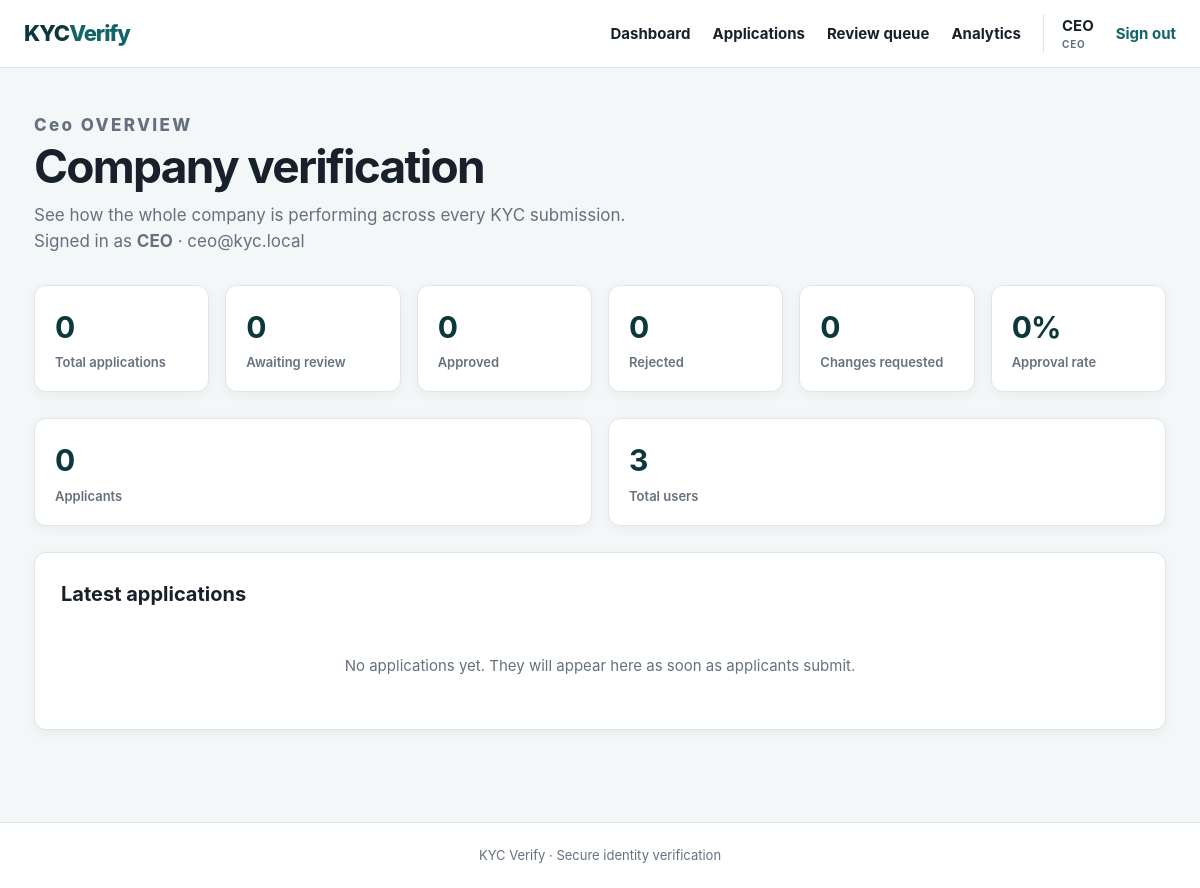
Page /?page=dashboard (signed in) on the earlier database version.
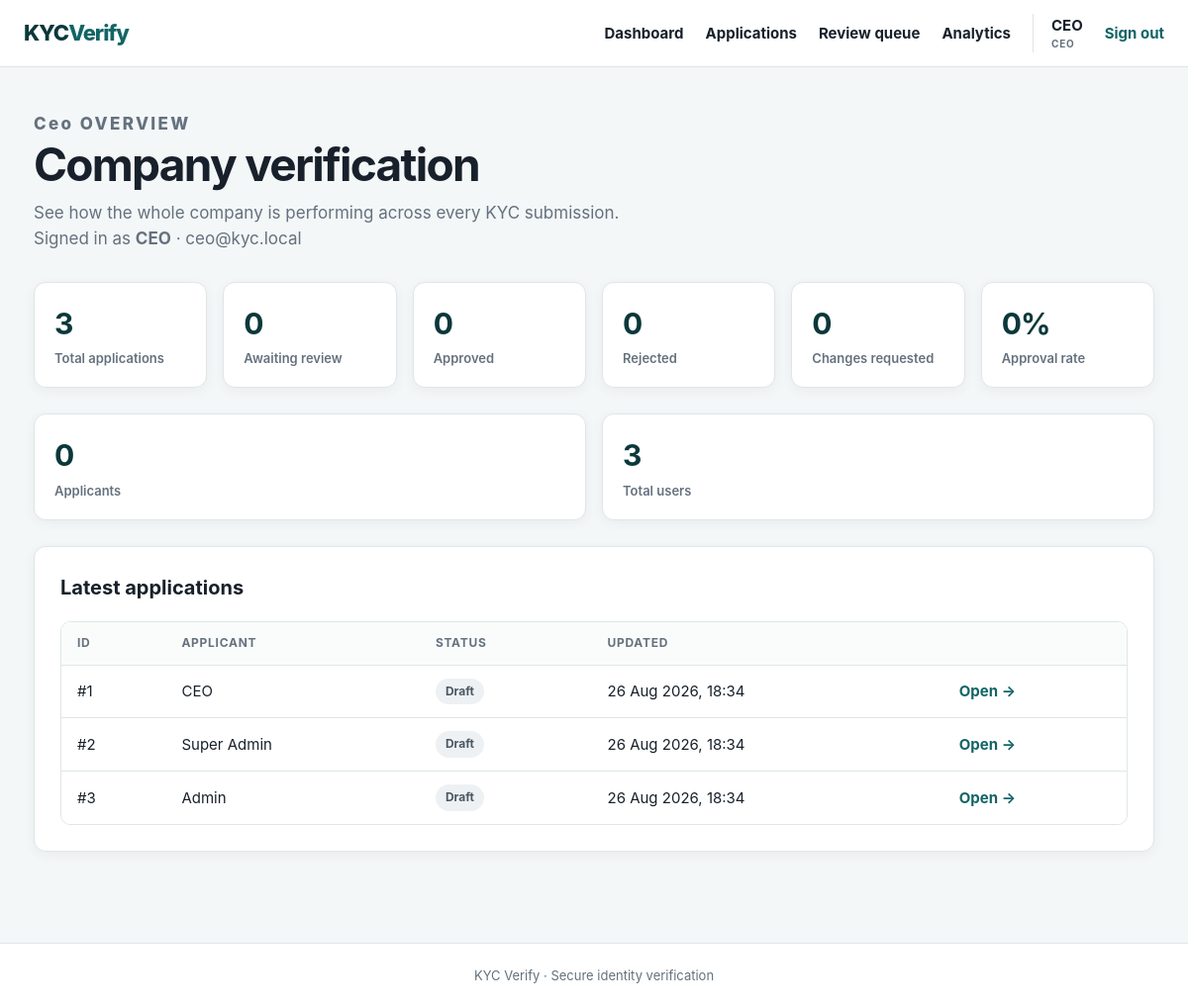
Same page on the later database version.
### tables this page shows
CREATE TABLE applications (
    id INT UNSIGNED AUTO_INCREMENT PRIMARY KEY,
    applicant_id INT UNSIGNED NOT NULL,
    reviewer_id INT UNSIGNED NULL,
    status ENUM(
        'DRAFT',
        'SUBMITTED',
        'UNDER_REVIEW',
        'APPROVED',
        'REJECTED',
        'RESUBMISSION_REQUESTED'
    ) NOT NULL DEFAULT 'DRAFT',
    full_name VARCHAR(160) NULL,
    date_of_birth DATE NULL,
    nationality VARCHAR(100) NULL,
    id_type VARCHAR(60) NULL,
    id_number VARCHAR(100) NULL,
    id_expiry DATE NULL,
    issuing_country VARCHAR(100) NULL,
    review_notes TEXT NULL,
    reviewed_at DATETIME NULL,
    created_at TIMESTAMP NOT NULL DEFAULT CURRENT_TIMESTAMP,
    updated_at TIMESTAMP NOT NULL DEFAULT CURRENT_TIMESTAMP ON UPDATE CURRENT_TIMESTAMP,
    CONSTRAINT fk_applicant FOREIGN KEY (applicant_id) REFERENCES users (id) ON DELETE CASCADE,
    CONSTRAINT fk_reviewer FOREIGN KEY (reviewer_id) REFERENCES users (id) ON DELETE SET NULL,
    INDEX idx_status (status)
);

CREATE TABLE users (
    id INT UNSIGNED AUTO_INCREMENT PRIMARY KEY,
    username VARCHAR(120) NOT NULL,
    email VARCHAR(190) NOT NULL UNIQUE,
    password_hash VARCHAR(255) NOT NULL,
    created_at TIMESTAMP NOT NULL DEFAULT CURRENT_TIMESTAMP
);

### index.php (called while the page is built, shortened)
<?php
require_once __DIR__ . '/functions.php';
require_once __DIR__ . '/auth.php';
require_once __DIR__ . '/layout.php';
$u    = user();
$page = $_GET['page'] ?? ($u ? 'dashboard' : 'login');
require __DIR__ . '/pages/' . $page . '.php';

### auth.php (called while the page is built, shortened)
<?php
function user(): ?array
{
    return $_SESSION['user'] ?? null;
}
function is_staff(): bool
{
    $u = user();
    return $u !== null && in_array($u['role'], STAFF_ROLES, true);
}
function role_label(string $role): string
{
    return ucwords(strtolower(str_replace('_', ' ', $role)));
}

### database.php (called while the page is built, shortened)
<?php
function db(): PDO {
    static $pdo = null;
    if ($pdo === null) {
        $pdo = new PDO('mysql:host=' . DB_HOST . ';dbname=' . DB_NAME . ';charset=utf8mb4', DB_USER, DB_PASS, [
            PDO::ATTR_ERRMODE => PDO::ERRMODE_EXCEPTION,
            PDO::ATTR_DEFAULT_FETCH_MODE => PDO::FETCH_ASSOC,
            PDO::ATTR_EMULATE_PREPARES => false,
        ]);
    }
    return $pdo;
}

### pages/dashboard.php (the view, shortened to what this page needs)
<?php
$u = require_login();
    ?>
    <?php
header_html(role_label($u['role']) . ' Dashboard');
$totalApps     = (int) db()->query('SELECT COUNT(*) FROM applications')->fetchColumn();
$pendingApps   = (int) db()->query("SELECT COUNT(*) FROM applications WHERE status IN ('SUBMITTED','UNDER_REVIEW')")->fetchColumn();
$approvedApps  = (int) db()->query("SELECT COUNT(*) FROM applications WHERE status = 'APPROVED'")->fetchColumn();
$rejectedApps  = (int) db()->query("SELECT COUNT(*) FROM applications WHERE status = 'REJECTED'")->fetchColumn();
$resubmits     = (int) db()->query("SELECT COUNT(*) FROM applications WHERE status = 'RESUBMISSION_REQUESTED'")->fetchColumn();
$userCount     = (int) db()->query('SELECT COUNT(*) FROM users')->fetchColumn();
$applicantCount = (int) db()->query("SELECT COUNT(*) FROM user_roles WHERE role = 'APPLICANT'")->fetchColumn();
$approvalRate  = $totalApps > 0 ? round($approvedApps / $totalApps * 100) : 0;
?>
<div class="hero">
    <div>
        <p class="eyebrow"><?= e(role_label($u['role'])) ?> OVERVIEW</p>
        <h1><?= e($u['role'] === 'CEO' ? 'Company verification' : 'Review workspace') ?></h1>
        <p>
            <?= $u['role'] === 'CEO'
                ? 'See how the whole company is performing across every KYC submission.'
                : ($u['role'] === 'SUPER_ADMIN'
                    ? 'Review applications and manage every user account and role on the platform.'
                    : 'Review applications awaiting a decision and keep the queue moving.') ?>
        </p>
        <p class="muted">Signed in as <strong><?= e($u['username']) ?></strong> · <?= e($u['email']) ?></p>
    </div>
</div>
<div class="stats">
    <div class="stat"><strong><?= $totalApps ?></strong><span>Total applications</span></div>
    <div class="stat"><strong><?= $pendingApps ?></strong><span>Awaiting review</span></div>
    <div class="stat"><strong><?= $approvedApps ?></strong><span>Approved</span></div>
    <div class="stat"><strong><?= $rejectedApps ?></strong><span>Rejected</span></div>
    <div class="stat"><strong><?= $resubmits ?></strong><span>Changes requested</span></div>
    <?php if ($u['role'] !== 'ADMIN'): ?>
        <div class="stat"><strong><?= $approvalRate ?>%</strong><span>Approval rate</span></div>
    <?php endif; ?>
</div>
<?php if ($u['role'] === 'CEO'): ?>
    <div class="stats">
        <div class="stat"><strong><?= $applicantCount ?></strong><span>Applicants</span></div>
        <div class="stat"><strong><?= $userCount ?></strong><span>Total users</span></div>
    </div>
<?php endif; ?>
<section class="card">
    <h2>Latest applications</h2>
    <?php
    $s = db()->query('SELECT a.id, a.status, a.updated_at, u.username applicant_name
                      FROM applications a JOIN users u ON u.id = a.applicant_id
                      ORDER BY a.updated_at DESC LIMIT 8');
    $recent = $s->fetchAll();
    if (!$recent): ?>
        <p class="empty">No applications yet. They will appear here as soon as applicants submit.</p>
    <?php else: ?>
        <div class="table-wrap">
            <table>
                <thead><tr><th>ID</th><th>Applicant</th><th>Status</th><th>Updated</th><th></th></tr></thead>
                <tbody>
                <?php foreach ($recent as $a): ?>
                    <tr>
                        <td>#<?= $a['id'] ?></td>
                        <td><?= e($a['applicant_name']) ?></td>
                        <td><?= badge($a['status']) ?></td>
                        <td><?= e(date('d M Y, H:i', strtotime($a['updated_at']))) ?></td>
                        <td><a href="?page=application&id=<?= $a['id'] ?>">Open →</a></td>
                    </tr>
                <?php endforeach; ?>
                </tbody>
            </table>
        </div>
    <?php endif; ?>
</section>
<?php
footer_html();

### layout.php (shortened to what this page needs)
<?php
function header_html(string $title): void
{
    $u = user();
    $nav = [];
    if ($u) {
        $nav[] = ['dashboard', 'Dashboard'];
        $nav[] = ['applications', 'Applications'];
        if (is_staff()) {
            $nav[] = ['review', 'Review queue'];
        }
        if ($u['role'] === 'CEO') {
            $nav[] = ['ceo', 'Analytics'];
        }
    }
    ?>
<!doctype html>
<html lang="en">
<head>
    <link rel="stylesheet" href="assets/style.css">
</head>
<body>
<header>
    <a class="brand" href="?page=dashboard">KYC<span>Verify</span></a>
    <?php if ($u): ?>
        <nav>
            <?php foreach ($nav as [$href, $label]): ?>
                <a href="?page=<?= $href ?>"><?= e($label) ?></a>
            <?php endforeach; ?>
            <span class="user">
                <?= e($u['username']) ?>
                <small><?= e(role_label($u['role'])) ?></small>
            </span>
            <form method="post" class="inline">
                <button class="link" name="action" value="logout">Sign out</button>
            </form>
        </nav>
    <?php endif; ?>
</header>
<main>
<?php
}
function footer_html(): void
{
    ?>
</main>
<footer><?= APP_NAME ?> · Secure identity verification</footer>
</body>
</html>
<?php
}

### functions.php (shortened to what this page needs)
<?php
require_once __DIR__ . '/database.php';
function e(?string $value): string
{
    return htmlspecialchars((string) $value, ENT_QUOTES, 'UTF-8');
}
function status_class(string $status): string
{
    return strtolower(str_replace('_', '-', $status));
}
function format_status(string $status): string
{
    return ucwords(strtolower(str_replace('_', ' ', $status)));
}
function badge(string $status): string
{
    return '<span class="badge badge-' . status_class($status) . '">' . e(format_status($status)) . '</span>';
}

### assets/style.css (style rules this page uses)
:root { --ink: #18212b; --muted: #65717e; --line: #dfe5e9; --paper: #ffffff; --bg: #f4f7f8; --brand: #126466; --brand-dark: #0b383b; --brand-soft: #e3f0f0; --success: #1d7a4f; --success-bg: #e6f4ec; --danger: #b53d3d; --danger-bg: #fbeaea; --warn: #9d6510; --warn-bg: #fdf6e7; --info: #245a9d; --info-bg: #e9f0fa; --radius: 12px; --shadow: 0 3px 12px rgba(28, 63, 73, 0.06); }
* { box-sizing: border-box; }
body { margin: 0; background: var(--bg); color: var(--ink); font: 15px/1.55 Inter, system-ui, -apple-system, BlinkMacSystemFont, "Segoe UI", sans-serif; min-height: 100vh; display: flex; flex-direction: column; }
header { height: 68px; background: var(--paper); border-bottom: 1px solid var(--line); display: flex; align-items: center; justify-content: space-between; padding: 0 max(24px, calc((100% - 1180px) / 2)); gap: 24px; position: sticky; top: 0; z-index: 10; }
.brand { font-size: 22px; font-weight: 800; color: var(--brand-dark); text-decoration: none; letter-spacing: -1px; }
.brand span { color: var(--brand); }
nav { display: flex; align-items: center; gap: 22px; flex-wrap: wrap; }
a { color: var(--brand); font-weight: 650; text-decoration: none; }
nav a { color: var(--ink); }
.user { border-left: 1px solid var(--line); padding-left: 18px; font-weight: 650; }
.user small { display: block; color: var(--muted); font-size: 10px; letter-spacing: 0.08em; text-transform: uppercase; }
.inline { display: inline; }
button, .button { border: 0; border-radius: 8px; background: var(--brand); color: #fff; padding: 10px 16px; font: inherit; font-weight: 700; cursor: pointer; display: inline-block; transition: background 0.15s ease, transform 0.05s ease; }
.link { background: transparent; color: var(--brand); padding: 0; font-weight: 650; }
main { width: 100%; max-width: 1180px; margin: 0 auto; padding: 44px 24px 72px; flex: 1; }
footer { text-align: center; color: var(--muted); font-size: 13px; padding: 22px; border-top: 1px solid var(--line); background: var(--paper); }
.hero { display: flex; justify-content: space-between; align-items: end; margin-bottom: 30px; gap: 24px; }
.hero h1, .auth h1 { font-size: clamp(30px, 5vw, 46px); line-height: 1.08; margin: 4px 0 10px; letter-spacing: -1.7px; }
.hero p { margin: 0; color: var(--muted); font-size: 17px; }
.eyebrow { color: var(--brand); font-size: 11px; font-weight: 800; letter-spacing: 0.14em; margin: 0 0 6px; }
.card { background: var(--paper); border: 1px solid var(--line); border-radius: var(--radius); padding: 26px; margin: 20px 0; box-shadow: var(--shadow); }
.card h2 { font-size: 20px; margin: 0 0 18px; }
.stats { display: grid; grid-template-columns: repeat(auto-fit, minmax(170px, 1fr)); gap: 16px; margin-bottom: 26px; }
.stat { background: var(--paper); border: 1px solid var(--line); border-radius: var(--radius); padding: 18px 20px; box-shadow: var(--shadow); }
.stat strong { display: block; font-size: 30px; letter-spacing: -1px; color: var(--brand-dark); }
.stat span { color: var(--muted); font-size: 13px; font-weight: 600; }
.table-wrap { overflow-x: auto; border: 1px solid var(--line); border-radius: 10px; }
table { width: 100%; border-collapse: collapse; background: var(--paper); }
th { text-align: left; font-size: 12px; text-transform: uppercase; letter-spacing: 0.06em; color: var(--muted); padding: 12px 16px; border-bottom: 1px solid var(--line); background: #fafcfc; white-space: nowrap; }
td { padding: 13px 16px; border-bottom: 1px solid var(--line); vertical-align: middle; }
tbody tr:last-child td { border-bottom: 0; }
.badge { display: inline-block; padding: 4px 10px; border-radius: 999px; font-size: 12px; font-weight: 700; white-space: nowrap; }
.badge-draft { background: #eef1f3; color: #4a5765; }
.muted { color: var(--muted); }
.empty { text-align: center; color: var(--muted); padding: 26px; margin: 0; }

Differences in the rows shown:
added applications: id "1", applicant.username "CEO", status "Draft", updated_at "26 Aug 2026, 18:34"
added applications: id "2", applicant.username "Super Admin", status "Draft", updated_at "26 Aug 2026, 18:34"
added applications: id "3", applicant.username "Admin", status "Draft", updated_at "26 Aug 2026, 18:34"
Other differences:
$totalApps: "0" → "3"
text no longer shown: "No applications yet. They will appear here as soon as applicants submit."
text now shown: "ID APPLICANT STATUS UPDATED"
